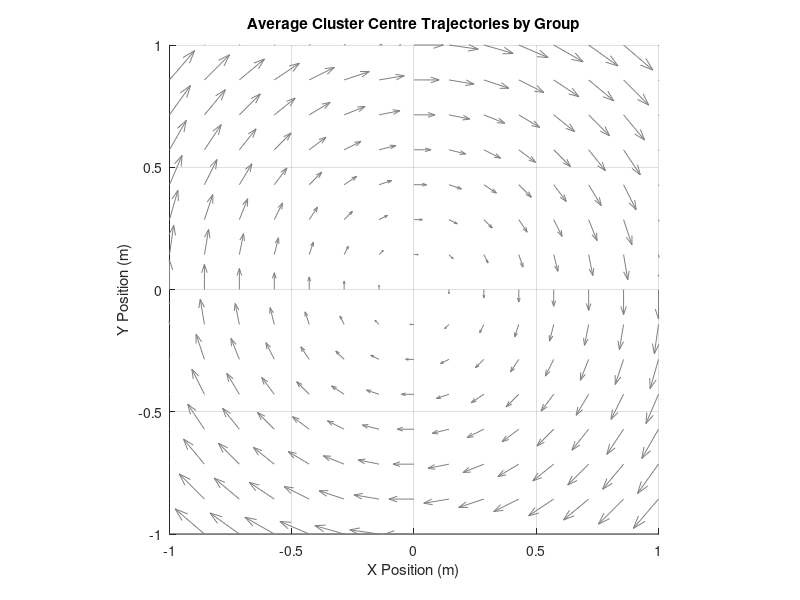

Recreate this plot in MATLAB. (Note: this script raises an error after producing the figure.)
% Average Trajectory Plotter - Modified for 80 runs in groups of 10
% This script loads 80 run files and creates separate average trajectories
% for each group of 10 runs (1-10, 11-20, ..., 71-80)
% MODIFIED: Cluster center is now calculated from 4 robot positions

% Define all 80 run files
run_files = cell(1, 80);
for i = 1:80
    run_files{i} = sprintf('run%d.mat', i);
end

% Display info message at start
fprintf('Loading and processing %d run files in groups of 10...\n', length(run_files));

% Define colors for different entities
cluster_color = [0.2 0.2 0.2];  % Dark gray
robot1_color = [0.8 0.2 0.2];   % Red
robot2_color = [0.2 0.6 0.2];   % Green
robot3_color = [0.2 0.3 0.8];   % Blue
robot4_color = [0.8 0.5 0.2];   % Orange (added for robot 4)

% Define colors for different groups (8 groups total)
group_colors = [
    0.8 0.2 0.2;  % Red
    0.2 0.6 0.2;  % Green
    0.2 0.3 0.8;  % Blue
    0.8 0.5 0.2;  % Orange
    0.6 0.2 0.8;  % Purple
    0.8 0.8 0.2;  % Yellow
    0.2 0.8 0.8;  % Cyan
    0.8 0.2 0.6;  % Magenta
];

% Process each group of 10 runs
num_groups = 8;
runs_per_group = 10;

% Storage for average trajectories of each group
group_avg_cluster = cell(1, num_groups);
group_std_cluster = cell(1, num_groups);
group_avg_robot1 = cell(1, num_groups);
group_std_robot1 = cell(1, num_groups);
group_avg_robot2 = cell(1, num_groups);
group_std_robot2 = cell(1, num_groups);
group_avg_robot3 = cell(1, num_groups);
group_std_robot3 = cell(1, num_groups);
group_avg_robot4 = cell(1, num_groups);
group_std_robot4 = cell(1, num_groups);

% Process each group
for group_idx = 1:num_groups
    fprintf('\n=== Processing Group %d (runs %d-%d) ===\n', group_idx, ...
        (group_idx-1)*runs_per_group + 1, group_idx*runs_per_group);
    
    % Create data storage for trajectories in this group
    all_cluster_traj = {};
    all_robot1_traj = {};
    all_robot2_traj = {};
    all_robot3_traj = {};
    all_robot4_traj = {};
    
    % Get the run indices for this group
    start_idx = (group_idx - 1) * runs_per_group + 1;
    end_idx = group_idx * runs_per_group;
    
    % Check which files exist in this group
    existing_files = {};
    for i = start_idx:end_idx
        if exist(run_files{i}, 'file')
            existing_files{end+1} = run_files{i};
        else
            fprintf('Warning: File not found - %s\n', run_files{i});
        end
    end
    
    fprintf('Found %d existing run files in group %d\n', length(existing_files), group_idx);
    
    if isempty(existing_files)
        fprintf('Warning: No run files found for group %d. Skipping...\n', group_idx);
        continue;
    end
    
    % Process each run file in this group
    for run_idx = 1:length(existing_files)
        current_file = existing_files{run_idx};
        fprintf('Loading file: %s\n', current_file);
        
        % Load data
        temp_data = load(current_file);
        
        % Store robot trajectories if they exist
        robot1_exists = isfield(temp_data, 'robot1_pose');
        robot2_exists = isfield(temp_data, 'robot2_pose');
        robot3_exists = isfield(temp_data, 'robot3_pose');
        robot4_exists = isfield(temp_data, 'robot4_pose');
        
        if robot1_exists
            all_robot1_traj{end+1} = temp_data.robot1_pose(:,1:2);
        end
        
        if robot2_exists
            all_robot2_traj{end+1} = temp_data.robot2_pose(:,1:2);
        end
        
        if robot3_exists
            all_robot3_traj{end+1} = temp_data.robot3_pose(:,1:2);
        end
        
        if robot4_exists
            all_robot4_traj{end+1} = temp_data.robot4_pose(:,1:2);
        end
        
        % Calculate cluster center from robot positions
        if robot1_exists && robot2_exists && robot3_exists && robot4_exists
            % Get the number of time steps (assuming all robots have same length)
            num_steps = size(temp_data.robot1_pose, 1);
            
            % Initialize cluster center trajectory
            cluster_center = zeros(num_steps, 2);
            
            % Calculate cluster center for each time step
            for t = 1:num_steps
                cluster_center(t, 1) = (temp_data.robot1_pose(t, 1) + ...
                                        temp_data.robot2_pose(t, 1) + ...
                                        temp_data.robot3_pose(t, 1) + ...
                                        temp_data.robot4_pose(t, 1)) / 4;
                                    
                cluster_center(t, 2) = (temp_data.robot1_pose(t, 2) + ...
                                        temp_data.robot2_pose(t, 2) + ...
                                        temp_data.robot3_pose(t, 2) + ...
                                        temp_data.robot4_pose(t, 2)) / 4;
            end
            
            all_cluster_traj{end+1} = cluster_center;
            fprintf('  Calculated cluster center from 4 robot positions\n');
        else
            % If not all 4 robots exist, check if cluster_pose exists in the data
            if isfield(temp_data, 'cluster_pose')
                all_cluster_traj{end+1} = temp_data.cluster_pose(:,1:2);
                fprintf('  Using existing cluster_pose from file\n');
            else
                fprintf('  Warning: Could not calculate cluster center (missing robot data)\n');
            end
        end
    end
    
    % Process and average trajectories for this group
    if ~isempty(all_cluster_traj)
        [group_avg_cluster{group_idx}, group_std_cluster{group_idx}] = averageTrajectories(all_cluster_traj);
        fprintf('Processed %d cluster trajectories for group %d\n', length(all_cluster_traj), group_idx);
    end
    
    if ~isempty(all_robot1_traj)
        [group_avg_robot1{group_idx}, group_std_robot1{group_idx}] = averageTrajectories(all_robot1_traj);
        fprintf('Processed %d robot1 trajectories for group %d\n', length(all_robot1_traj), group_idx);
    end
    
    if ~isempty(all_robot2_traj)
        [group_avg_robot2{group_idx}, group_std_robot2{group_idx}] = averageTrajectories(all_robot2_traj);
        fprintf('Processed %d robot2 trajectories for group %d\n', length(all_robot2_traj), group_idx);
    end
    
    if ~isempty(all_robot3_traj)
        [group_avg_robot3{group_idx}, group_std_robot3{group_idx}] = averageTrajectories(all_robot3_traj);
        fprintf('Processed %d robot3 trajectories for group %d\n', length(all_robot3_traj), group_idx);
    end
    
    if ~isempty(all_robot4_traj)
        [group_avg_robot4{group_idx}, group_std_robot4{group_idx}] = averageTrajectories(all_robot4_traj);
        fprintf('Processed %d robot4 trajectories for group %d\n', length(all_robot4_traj), group_idx);
    end
end

% Create separate figures for each entity type
% Figure 1: Cluster trajectories
figure('Position', [100, 100, 900, 700]);
hold on;
title('Average Cluster Centre Trajectories by Group');
xlabel('X Position (m)');
ylabel('Y Position (m)');
grid on;
axis equal;
xlim([-1 1]);
ylim([-1 1]);

% Add vortex field
[X, Y] = meshgrid(linspace(-1, 1, 15), linspace(-1, 1, 15));
center_x = 0; center_y = 0;
r = sqrt((X - center_x).^2 + (Y - center_y).^2);
theta = atan2(Y - center_y, X - center_x);
U = r .* sin(theta);
V = -r .* cos(theta);
scale_factor = 0.5;
U_norm = scale_factor * U;
V_norm = scale_factor * V;
q = quiver(X, Y, U_norm, V_norm, 'Color', [0.5 0.5 0.5], 'LineWidth', 0.5);
q.HandleVisibility = 'off';

% Plot cluster trajectories for each group
for group_idx = 1:num_groups
    if ~isempty(group_avg_cluster{group_idx})
        plotTrajectoryWithConfidence(group_avg_cluster{group_idx}, group_std_cluster{group_idx}, ...
            group_colors(group_idx,:), 2, 0.15, sprintf('Runs %d-%d', ...
            (group_idx-1)*runs_per_group + 1, group_idx*runs_per_group));
    end
end
legend('Location', 'best');
saveas(gcf, 'average_cluster_trajectories_by_group.png');
saveas(gcf, 'average_cluster_trajectories_by_group.fig');

% Figure 2: All robot trajectories for each group
for group_idx = 1:num_groups
    if ~isempty(group_avg_robot1{group_idx}) || ~isempty(group_avg_robot2{group_idx}) || ...
       ~isempty(group_avg_robot3{group_idx}) || ~isempty(group_avg_robot4{group_idx})
        figure('Position', [100 + 50*group_idx, 100 + 50*group_idx, 900, 700]);
        hold on;
        title(sprintf('Average Robot Trajectories - Runs %d-%d', ...
            (group_idx-1)*runs_per_group + 1, group_idx*runs_per_group));
        xlabel('X Position (m)');
        ylabel('Y Position (m)');
        grid on;
        axis equal;
        xlim([-1 1]);
        ylim([-1 1]);
        
        % Add vortex field
        q = quiver(X, Y, U_norm, V_norm, 'Color', [0.5 0.5 0.5], 'LineWidth', 0.5);
        q.HandleVisibility = 'off';
        
        % Plot trajectories
        if ~isempty(group_avg_cluster{group_idx})
            plotTrajectoryWithConfidence(group_avg_cluster{group_idx}, group_std_cluster{group_idx}, ...
                cluster_color, 3, 0.2, 'Cluster Centre');
        end
        
        if ~isempty(group_avg_robot1{group_idx})
            plotTrajectoryWithConfidence(group_avg_robot1{group_idx}, group_std_robot1{group_idx}, ...
                robot1_color, 2, 0.2, 'Robot 1');
        end
        
        if ~isempty(group_avg_robot2{group_idx})
            plotTrajectoryWithConfidence(group_avg_robot2{group_idx}, group_std_robot2{group_idx}, ...
                robot2_color, 2, 0.2, 'Robot 2');
        end
        
        if ~isempty(group_avg_robot3{group_idx})
            plotTrajectoryWithConfidence(group_avg_robot3{group_idx}, group_std_robot3{group_idx}, ...
                robot3_color, 2, 0.2, 'Robot 3');
        end
        
        if ~isempty(group_avg_robot4{group_idx})
            plotTrajectoryWithConfidence(group_avg_robot4{group_idx}, group_std_robot4{group_idx}, ...
                robot4_color, 2, 0.2, 'Robot 4');
        end
        
        % Mark start and end points
        if ~isempty(group_avg_cluster{group_idx})
            avg_traj = group_avg_cluster{group_idx};
            plot(avg_traj(1,1), avg_traj(1,2), 'o', 'MarkerSize', 10, 'MarkerFaceColor', cluster_color, ...
                'MarkerEdgeColor', 'k', 'HandleVisibility', 'off');
            text(avg_traj(1,1)+0.05, avg_traj(1,2)+0.05, 'Start', 'FontWeight', 'bold');
            plot(avg_traj(end,1), avg_traj(end,2), 's', 'MarkerSize', 10, 'MarkerFaceColor', cluster_color, ...
                'MarkerEdgeColor', 'k', 'HandleVisibility', 'off');
            text(avg_traj(end,1)+0.05, avg_traj(end,2)+0.05, 'End', 'FontWeight', 'bold');
        end
        
        legend('Location', 'best');
        saveas(gcf, sprintf('average_trajectories_group_%d.png', group_idx));
        saveas(gcf, sprintf('average_trajectories_group_%d.fig', group_idx));
    end
end

fprintf('\nAll plots saved successfully!\n');

% Function to plot trajectory with confidence band
function h = plotTrajectoryWithConfidence(avg_traj, std_traj, color, line_width, alpha_val, name)
    if isempty(avg_traj)
        h = [];
        return;
    end
    
    % Plot the average trajectory
    h = plot(avg_traj(:,1), avg_traj(:,2), 'Color', color, 'LineWidth', line_width, 'DisplayName', name);
    
    % Create confidence band (mean ± standard deviation)
    x_band = [avg_traj(:,1); flipud(avg_traj(:,1))];
    y_band = [avg_traj(:,2) + std_traj(:,2); flipud(avg_traj(:,2) - std_traj(:,2))];
    
    % Plot the confidence band with transparency
    fill(x_band, y_band, color, 'FaceAlpha', alpha_val, 'EdgeColor', 'none', 'HandleVisibility', 'off');
end

% Define the trajectory averaging function
function [avg_traj, std_traj] = averageTrajectories(trajectories)
    % Find the minimum length among all trajectories
    traj_lengths = cellfun(@(x) size(x, 1), trajectories);
    min_length = min(traj_lengths);
    max_length = max(traj_lengths);
    
    fprintf('  Trajectory lengths vary from %d to %d points\n', min_length, max_length);
    
    % Number of points in the resampled trajectory (use min_length for safety)
    target_length = min_length;
    
    % Storage for resampled trajectories
    resampled_trajectories = cell(1, length(trajectories));
    
    % Resample all trajectories to the target length
    for i = 1:length(trajectories)
        original_traj = trajectories{i};
        original_length = size(original_traj, 1);
        
        if original_length == target_length
            % No resampling needed
            resampled_trajectories{i} = original_traj;
        else
            % Create a parametric representation based on cumulative distance
            % This preserves the spatial distribution better than uniform time sampling
            
            % Calculate cumulative distance along the trajectory
            dist = zeros(original_length, 1);
            for j = 2:original_length
                dist(j) = dist(j-1) + norm(original_traj(j,:) - original_traj(j-1,:));
            end
            
            % Normalize to [0, 1]
            if dist(end) > 0
                param = dist / dist(end);
            else
                param = linspace(0, 1, original_length)';
            end
            
            % Sample points at uniform parameter intervals
            new_param = linspace(0, 1, target_length)';
            resampled_x = interp1(param, original_traj(:,1), new_param, 'pchip');
            resampled_y = interp1(param, original_traj(:,2), new_param, 'pchip');
            
            resampled_trajectories{i} = [resampled_x, resampled_y];
        end
    end
    
    % Convert cell array to 3D array for easier computation
    traj_array = zeros(target_length, 2, length(trajectories));
    for i = 1:length(trajectories)
        traj_array(:,:,i) = resampled_trajectories{i};
    end
    
    % Calculate mean and standard deviation across runs
    avg_traj = mean(traj_array, 3);
    std_traj = std(traj_array, 0, 3);
end
